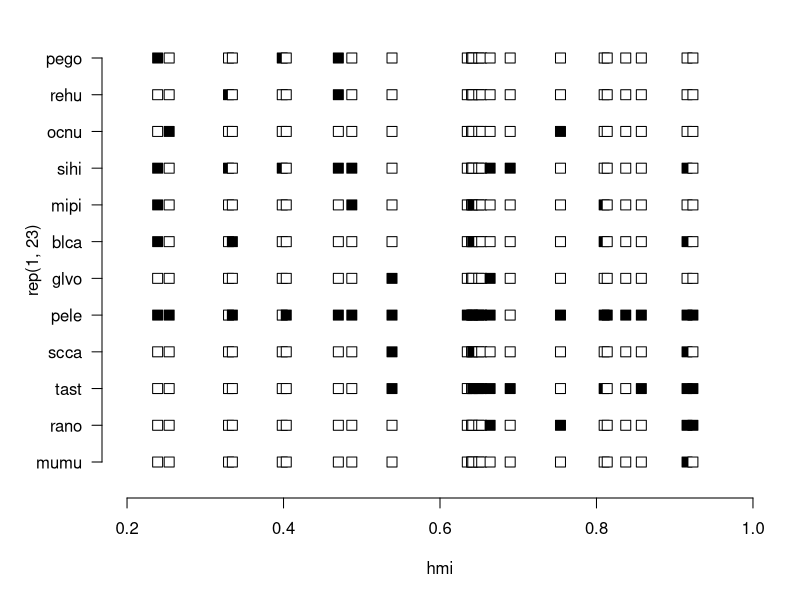
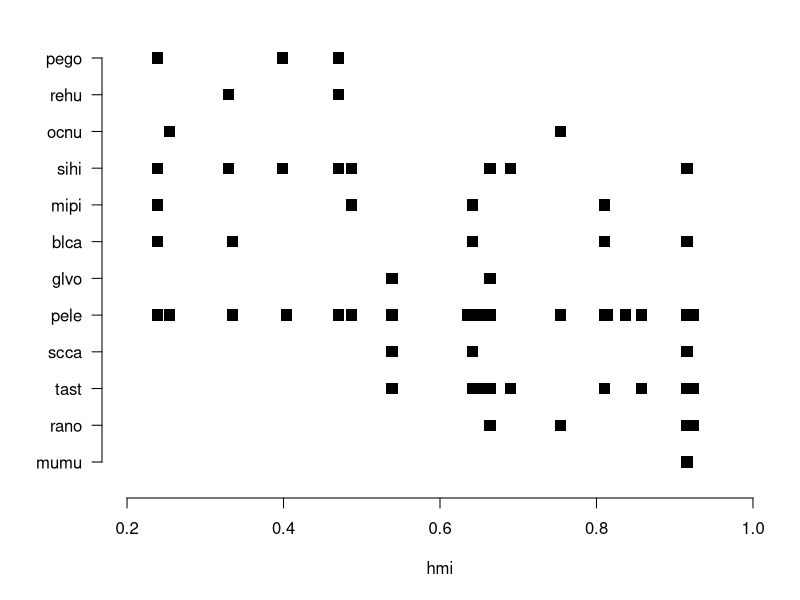
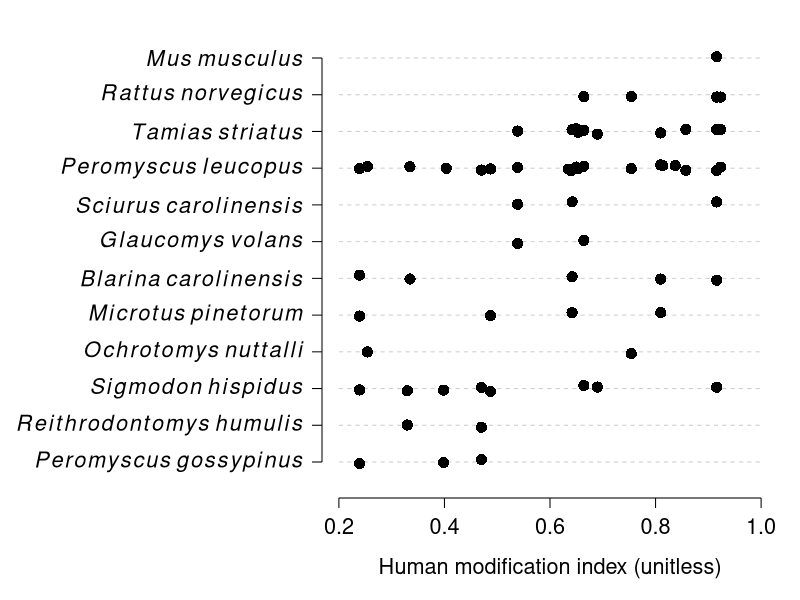

Generate these figures, in order, with R:
# script to visualize species turnover

# get response variables

dx <- read.csv("dat-popden.csv")

# get explanatory variables
dy <- read.csv("dat-expl-100.csv")
dz <- read.csv("dat-human-modification-2022.csv")

# make sure in same order
all(dx$site == dy$site)
all(dy$site == dz$site)
rownames(dz) <- dz$site
dz <- dz[dx$site,]
all(dx$site == dz$site)
all(dy$site == dz$site)

nrow(dx)
nrow(dy)
nrow(dz)

sites <- dx$site
dx$site <- NULL
dx <- sapply(dx, function(x){1*(x>0)})
rownames(dx) <- sites

dz <- dz[order(dz$human),]
dx <- dx[dz$site,]

dm <- as.matrix(dx)
dm <- t(dm)

sporder <- apply(dm, 1, paste, collapse="")
sporder <- sort(sporder, decreasing=TRUE)
sporder

dm <- dm[names(sporder),]

sp <- data.frame(spp=rownames(dm), mn=NA, sd=NA,
                 n=NA)
hmi <- dz$human
names(hmi) <- rownames(dz)

for(i in 1:nrow(sp)){
    isites <- colnames(dm)[which(dm[i,] == 1)]
    sp$mn[i] <- mean(hmi[isites])
    sp$sd[i] <- sd(hmi[isites])
    sp$n[i] <- length(isites)
}
sp <- sp[order(sp$mn),]
sp
dm2 <- dm[sp$spp,]

y1 <- 1:nrow(dm2)
y2 <- rev(y1)

par(mar=c(5.1, 5.1, 1.1,1.1), bty="n")
plot(hmi, rep(1,23), type="n",
     xlim=c(0.2, 1), ylim=c(0.5, 12.5),
     yaxt="n")
for(i in 1:12){
    points(hmi, rep(y2[i], length(hmi)), pch=22,
           bg=ifelse(dm2[i,]==0, "white", "black"),
           cex=1.5)
}
axis(side=2, at=y1, labels=rownames(dm2)[y2], las=1)


par(mar=c(5.1, 5.1, 1.1,1.1), bty="n")
plot(hmi, rep(1,23), type="n",
     xlim=c(0.2, 1), ylim=c(0.5, 12.5),
     yaxt="n", ylab="")
for(i in 1:12){
    points(hmi, rep(y2[i], length(hmi)), pch=15,
           col=ifelse(dm2[i,]==0, "transparent", "black"),
           cex=1.5)
}
axis(side=2, at=y1, labels=rownames(dm2)[y2], las=1)

h <- hmi[colnames(dm)]
hmi.diff <- apply(dm, 1, function(x) {
    mean(h[x == 1]) - mean(h[x == 0])
})

sort(hmi.diff)

dm3 <- dm2[names(sort(hmi.diff, decreasing=TRUE)),]
splabs <- expression(
    italic(Peromyscus~gossypinus),
    italic(Reithrodontomys~humulis),
    italic(Sigmodon~hispidus),
    italic(Ochrotomys~nuttalli),
    italic(Microtus~pinetorum),
    italic(Blarina~carolinensis),
    italic(Glaucomys~volans),
    italic(Sciurus~carolinensis),
    italic(Peromyscus~leucopus),
    italic(Tamias~striatus),
    italic(Rattus~norvegicus),
    italic(Mus~musculus)
)


jpeg("rv-figure-04.jpg", width=10.25,
     height=5.3, units="in", res=500)
set.seed(123)
par(mar=c(5.1, 16.1, 1.1, 1.1), bty="n",
    cex.axis=1.3, cex.lab=1.3, lend=1,
    xpd=NA, las=1)
plot(hmi, rep(1,23), type="n",
     xlim=c(0.2, 1), ylim=c(0.5, 12.5),
     yaxt="n", ylab="",
     xlab="Human modification index (unitless)")
segments(0.2, 1:12, 1, 1:12, lty=2, col="grey80")
for(i in 1:12){
    points(hmi, 
           jitter(rep(y2[i], length(hmi)), amount=0.09),
           pch=16,
           col=ifelse(dm3[i,]==0, "transparent", "black"),
           cex=1.5)
}
axis(side=2, at=y1, labels=splabs)
dev.off()
